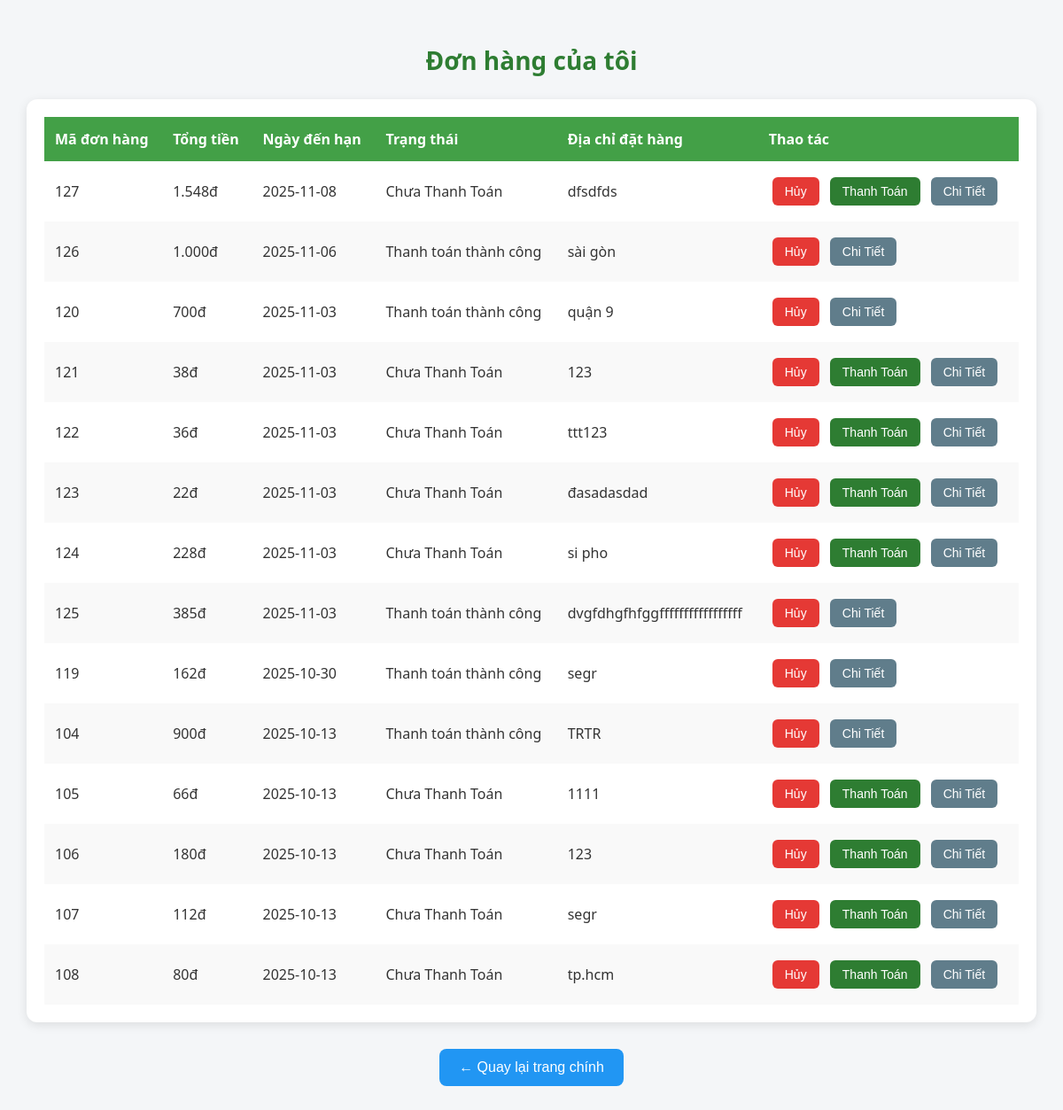
/views/Invoice/donhang.php (signed in), run on the app's committed database.
### tables this page shows
CREATE TABLE `invoice` (
  `invoice_id` int(11) NOT NULL,
  `invoice_date` date NOT NULL,
  `payment_status` varchar(25) NOT NULL,
  `total_amount` decimal(10,3) NOT NULL,
  `due_date` date NOT NULL,
  `billing_address` varchar(255) DEFAULT NULL,
  `user_id` int(11) NOT NULL,
  `recipient_name` varchar(255) NOT NULL,
  `phone` varchar(20) NOT NULL,
  `notes` text DEFAULT NULL
);

### views/Invoice/donhang.php (the view, shortened to what this page needs)
<?php
require_once('../../model/config.php');
$user_id = $_SESSION['user_id'];
$sql = "SELECT i.invoice_id, i.invoice_date, i.payment_status, i.total_amount,
               i.due_date, i.billing_address
        FROM Invoice i
        WHERE i.user_id = ?
        ORDER BY i.invoice_date DESC";
$stmt = $conn->prepare($sql);
$stmt->bind_param("i", $user_id);
$stmt->execute();
$result = $stmt->get_result();
$invoices = $result->fetch_all(MYSQLI_ASSOC);
?>
<!DOCTYPE html>
<html lang="vi">
<head>
</head>
<body>
<h1>Đơn hàng của tôi</h1>
<div class="table-container">
    <?php if (!empty($invoices)): ?>
        <table>
            <thead>
                <tr>
                    <th>Mã đơn hàng</th>
                    <th>Tổng tiền</th>
                    <th>Ngày đến hạn</th>
                    <th>Trạng thái</th>
                    <th>Địa chỉ đặt hàng</th>
                    <th>Thao tác</th>
                </tr>
            </thead>
            <tbody>
                <?php foreach ($invoices as $invoice): ?>
                    <tr>
                        <td><?php echo $invoice['invoice_id']; ?></td>
                        <td><?php echo number_format($invoice['total_amount'], 0, ',', '.'); ?>đ</td>
                        <td><?php echo $invoice['due_date']; ?></td>
                        <td><?php echo htmlspecialchars($invoice['payment_status']); ?></td>
                        <td><?php echo htmlspecialchars($invoice['billing_address']); ?></td>
                        <td class="action-buttons">
                            <form action="../../control/index.php?chucnang=cancel_order" method="post">
                                <button type="submit" name="action" value="cancel_order" onclick="return confirm('Bạn có chắc muốn hủy đơn hàng này không?');">Hủy</button>
                            </form>
                            <?php if ($invoice['payment_status'] == 'Chưa Thanh Toán'): ?>
                                <form action="./thanhtoan.php?invoice_id=<?php echo $invoice['invoice_id']; ?>" method="post">
                                    <button type="submit" name="action" value="process_payment" onclick="return confirm('Bạn có chắc chắn muốn thanh toán đơn hàng này?');">Thanh Toán</button>
                                </form>
                            <?php endif; ?>
                            <form action="set_invoice_session.php" method="post">
                                <button type="submit">Chi Tiết</button>
                            </form>
                        </td>
                    </tr>
                <?php endforeach; ?>
            </tbody>
        </table>
    <?php else: ?>
        <p class="empty-message">Bạn chưa có hóa đơn nào.</p>
    <?php endif; ?>
</div>
<button onclick="window.location.href='../../index.php';" class="back-btn">← Quay lại trang chính</button>
</body>
</html>

### views/Invoice/donhang.php (style rules this page uses)
body { font-family: 'Segoe UI', Tahoma, sans-serif; background: #f4f6f8; color: #333; margin: 0; padding: 30px 10px; }
h1 { text-align: center; color: #2e7d32; font-size: 28px; margin-bottom: 25px; }
.table-container { background: #fff; border-radius: 12px; box-shadow: 0 3px 12px rgba(0,0,0,0.1); overflow-x: auto; padding: 20px; max-width: 1100px; margin: 0 auto; }
table { width: 100%; border-collapse: collapse; font-size: 16px; }
thead { background: #43a047; color: white; }
th, td { padding: 14px 12px; text-align: left; }
tr:nth-child(even) { background: #f9f9f9; }
th { font-weight: 600; }
.action-buttons form { display: inline-block; margin: 4px; }
button { border: none; border-radius: 6px; padding: 8px 14px; font-size: 14px; color: white; cursor: pointer; transition: all 0.3s ease; }
button[name="action"][value="cancel_order"] { background-color: #e53935; }
button[name="action"][value="process_payment"], button[type="submit"][value="process_payment"] { background-color: #2e7d32; }
button[type="submit"]:not([name="action"]) { background-color: #607d8b; }
.back-btn { display: block; margin: 30px auto 0; background: #2196f3; color: white; border: none; padding: 12px 22px; border-radius: 8px; font-size: 16px; cursor: pointer; transition: 0.3s; }

### data on the page
invoice: invoice_id "127", total_amount "1.548", due_date "2025-11-08", payment_status "Chưa Thanh Toán", billing_address "dfsdfds"
invoice: invoice_id "126", total_amount "1.000", due_date "2025-11-06", payment_status "Thanh toán thành công", billing_address "sài gòn"
invoice: invoice_id "120", total_amount "700", due_date "2025-11-03", payment_status "Thanh toán thành công", billing_address "quận 9"
invoice: invoice_id "121", total_amount "38", due_date "2025-11-03", payment_status "Chưa Thanh Toán", billing_address "123"
invoice: invoice_id "122", total_amount "36", due_date "2025-11-03", payment_status "Chưa Thanh Toán", billing_address "ttt123"
invoice: invoice_id "123", total_amount "22", due_date "2025-11-03", payment_status "Chưa Thanh Toán", billing_address "đasadasdad"
invoice: invoice_id "124", total_amount "228", due_date "2025-11-03", payment_status "Chưa Thanh Toán", billing_address "si pho"
invoice: invoice_id "125", total_amount "385", due_date "2025-11-03", payment_status "Thanh toán thành công", billing_address "dvgfdhgfhfggfffffffffffffffff"
invoice: invoice_id "119", total_amount "162", due_date "2025-10-30", payment_status "Thanh toán thành công", billing_address "segr"
invoice: invoice_id "104", total_amount "900", due_date "2025-10-13", payment_status "Thanh toán thành công", billing_address "TRTR"
invoice: invoice_id "105", total_amount "66", due_date "2025-10-13", payment_status "Chưa Thanh Toán", billing_address "1111"
invoice: invoice_id "106", total_amount "180", due_date "2025-10-13", payment_status "Chưa Thanh Toán", billing_address "123"
invoice: invoice_id "107", total_amount "112", due_date "2025-10-13", payment_status "Chưa Thanh Toán", billing_address "segr"
invoice: invoice_id "108", total_amount "80", due_date "2025-10-13", payment_status "Chưa Thanh Toán", billing_address "tp.hcm"
